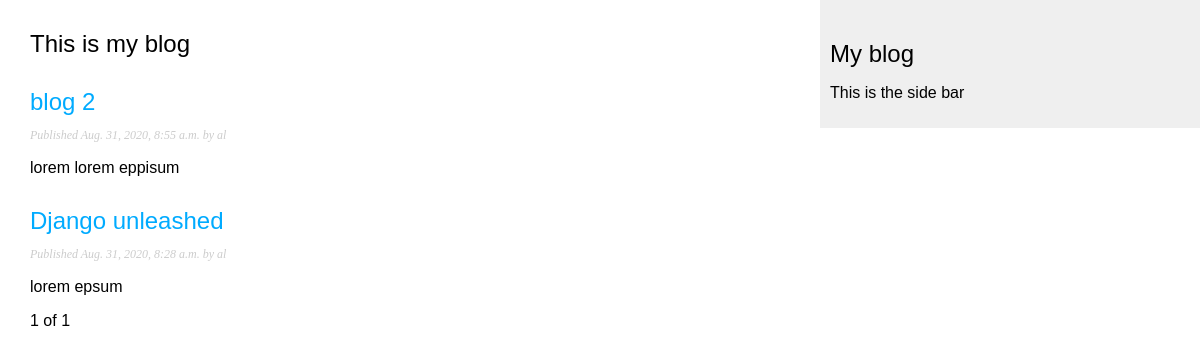
The app's page /, older data.
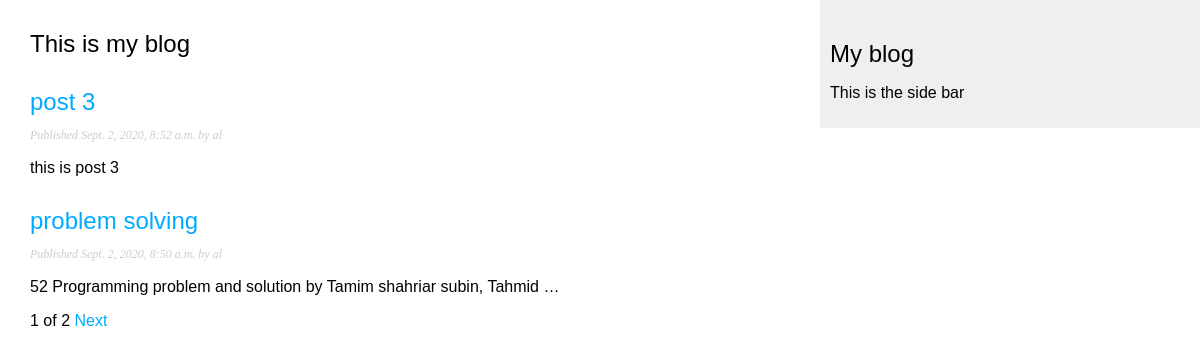
The same page, newer data.
### blog/models.py (models this page shows, shortened)
class Post(models.Model):
    STATUS_CHOICES = (
        ('draft', 'Draft'),
        ('published', 'Published')
    )
    title = models.CharField(max_length=250)
    slug = models.SlugField(max_length=250,
                            unique_for_date='publish')
    author = models.ForeignKey(User, on_delete=models.CASCADE,
                               related_name='blog_post')
    body = models.TextField()
    publish = models.DateTimeField(default=timezone.now)
    created = models.DateTimeField(auto_now_add=True)
    updated = models.DateTimeField(auto_now=True)
    status = models.CharField(max_length=10,
                              choices=STATUS_CHOICES,
                              default='draft')
    class Meta:
        ordering = ('-publish',)
    objects = models.Manager()  # default manager
    published = PublishedManager()
    def get_absolute_url(self):
        return reverse('blog:post_detail',
                       args=[self.publish.year,
                             self.publish.month,
                             self.publish.day,
                             self.slug])

### blog/views.py (the view)
# urls.py: path('', views.post_list, name='list'),
def post_list(request):
    published_posts = Post.published.all()
    paginator = Paginator(published_posts, 2, orphans=1)
    page_number = request.GET.get('page')
    try:
        posts = paginator.page(page_number)
    except PageNotAnInteger:
        posts = paginator.page(1)
    except EmptyPage:
        posts = paginator.page(paginator.num_pages)
    return render(request, 'blog/post/list.html', {'posts': posts})

### blog/models.py (called while the page is built)
    def get_queryset(self):
        return super(PublishedManager, self).get_queryset().filter(status='published')

### blog/templates/blog/post/list.html
{% extends 'blog/base.html' %} {% block title %} Post List {% endblock %}
{%block content %}
<h2>This is my blog</h2>
{% for post in posts %}
<h2>
  <a style="text-decoration: none" href="{{ post.get_absolute_url }}">{{post.title}}</a>
</h2>
<p class="date">Published {{ post.publish }} by {{ post.author }}</p>
{{ post.body|truncatewords:10|linebreaks }} {% endfor %}
{% include 'blog/post/paginator.html' with page=posts %}
{% endblock %}

Row changes from the older to the newer data that the page shows:
no longer on this page (row edited): Post: title "blog 2", publish "Aug. 31, 2020, 8:55 a.m.", author "al", body "lorem lorem eppisum"
no longer on this page (row edited): Post: title "Django unleashed", publish "Aug. 31, 2020, 8:28 a.m.", author "al", body "lorem epsum"
added Post: title "post 3", publish "Sept. 2, 2020, 8:52 a.m.", author "al", body "this is post 3"
added Post: title "problem solving", publish "Sept. 2, 2020, 8:50 a.m.", author "al", body "52 Programming problem and solution by Tamim shahriar subin, Tahmid …"
Text that changed along with them:
{{ page.paginator.num_pages }}: "1" → "2"
text now shown: "Next"
